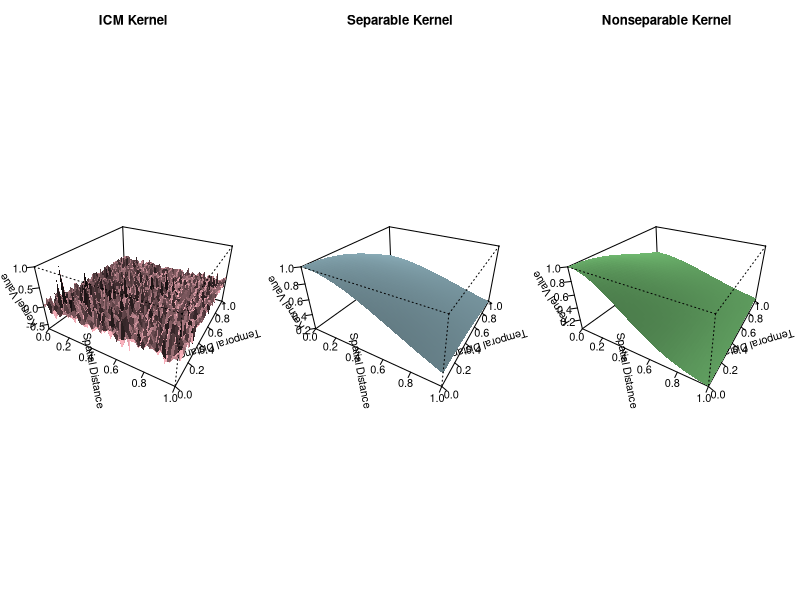
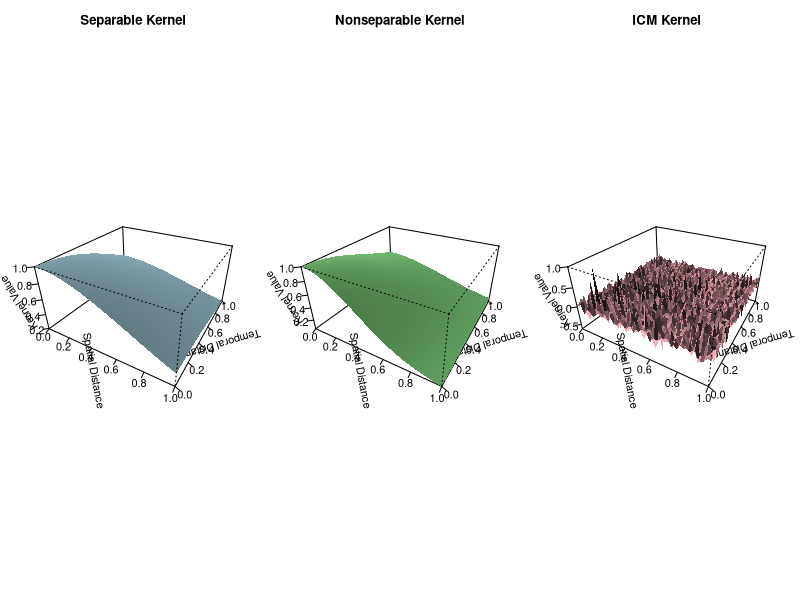

Recreate these plots in R, in order.
# ---------------------------------------------------------------------
# Script: view_kernel_3d.R
# Purpose: Visualize 3D surfaces of different spatiotemporal kernels (Separable, Nonseparable, ICM)
#          for comparison and illustration in the Gaussian Process project
# ---------------------------------------------------------------------

# ---------------------------------------------------------------------
# Set Kernel Parameters
# ---------------------------------------------------------------------
s_lengthscale <- 0.7      # Spatial lengthscale for separable/nonseparable kernels
t_lengthscale <- 0.9      # Temporal lengthscale for all kernels
a <- .9                   # Gneiting kernel parameter
d <- 2                    # Spatial dimension
c <- 3                    # Gneiting kernel parameter
alpha <- 1                # Gneiting kernel parameter
beta <- 1                 # Gneiting kernel parameter
gamma <- 1                # Gneiting kernel parameter
sigma_sep <- 1            # Scale parameter for separable kernel
sigma_nonsep <- 1.0       # Scale parameter for nonseparable kernel
sigma_icm <- 1            # Scale parameter for ICM kernel
J <- 5                    # Number of latent processes for ICM

# Set seed for reproducibility
set.seed(1)

# ---------------------------------------------------------------------
# Generate ICM Kernel Matrix
# ---------------------------------------------------------------------
n_points <- 50  # Number of points in each dimension for the grid
beta_matrix <- matrix(rnorm(n_points * J), nrow = n_points, ncol = J)
K_unit <- beta_matrix %*% t(beta_matrix)

# ---------------------------------------------------------------------
# Create Distance Grids
# ---------------------------------------------------------------------
spatial_dist <- seq(0, 1, length.out = n_points)    # Normalized spatial distances
temporal_dist <- seq(0, 1, length.out = n_points)   # Normalized temporal distances

# Initialize kernel value matrices
K_sep <- K_nonsep <- K_icm <- matrix(0, nrow = length(spatial_dist), ncol = length(temporal_dist))

# ---------------------------------------------------------------------
# Compute Kernel Values for Each Grid Point
# ---------------------------------------------------------------------
for (i in seq_along(spatial_dist)) {
  for (j in seq_along(temporal_dist)) {
    h <- spatial_dist[i]
    u <- temporal_dist[j]
    
    # Separable kernel: product of spatial and temporal RBFs
    K_sep[i,j] <- sigma_sep^2 * exp(-0.5 * (h / s_lengthscale)^2) * 
      exp(-0.5 * (u / t_lengthscale)^2)
    
    # Nonseparable (Gneiting) kernel
    psi_u <- (a * u^(2 * alpha) + 1)
    space_term <- exp(-c * h^(2 * gamma) / psi_u^(beta * gamma))
    time_term <- 1 / psi_u^(beta * d / 2)
    K_nonsep[i, j] <- sigma_nonsep^2 * time_term * space_term
    
    # ICM kernel: latent process structure with temporal RBF
    K_icm[i,j] <- sigma_icm^2 * K_unit[i,j] * exp(-0.5 * (u / t_lengthscale)^2)
  }
}

# Normalize kernel values for visualization
K_sep <- K_sep / max(K_sep)
K_nonsep <- K_nonsep / max(K_nonsep)
K_icm <- K_icm / max(K_icm)

# ---------------------------------------------------------------------
# Plot 3D Kernel Surfaces and Save to PDF and PNG
# ---------------------------------------------------------------------
# Create figures directory if it doesn't exist
dir.create("figures", showWarnings = FALSE)

# Set up the plotting device for PDF
pdf("figures/kernel_comparison_3d_static.pdf", width = 15, height = 5)
par(mfrow = c(1, 3), mar = c(2, 2, 3, 2))  # 1 row, 3 columns

# Common perspective parameters for all plots
theta <- 30  # Rotation angle around z
phi <- 30    # Viewing angle
expand <- 0.5 # Expansion factor for z-axis
ticktype <- "detailed"
nticks <- 5

# Plot ICM Kernel
persp(spatial_dist, temporal_dist, K_icm,
      main = "ICM Kernel",
      xlab = "Spatial Distance",
      ylab = "Temporal Distance",
      zlab = "Kernel Value",
      theta = theta, phi = phi,
      expand = expand,
      ticktype = ticktype,
      nticks = nticks,
      col = "lightpink",
      border = NA,
      shade = 0.5)

# Plot Separable Kernel
persp(spatial_dist, temporal_dist, K_sep,
      main = "Separable Kernel",
      xlab = "Spatial Distance",
      ylab = "Temporal Distance",
      zlab = "Kernel Value",
      theta = theta, phi = phi,
      expand = expand,
      ticktype = ticktype,
      nticks = nticks,
      col = "lightblue",
      border = NA,
      shade = 0.5)

# Plot Nonseparable Kernel
persp(spatial_dist, temporal_dist, K_nonsep,
      main = "Nonseparable Kernel",
      xlab = "Spatial Distance",
      ylab = "Temporal Distance",
      zlab = "Kernel Value",
      theta = theta, phi = phi,
      expand = expand,
      ticktype = ticktype,
      nticks = nticks,
      col = "lightgreen",
      border = NA,
      shade = 0.5)

dev.off()  # Close the PDF device

# Also save as PNG for easy viewing
png("figures/kernel_comparison_3d_static.png", width = 1500, height = 500, res = 100)
par(mfrow = c(1, 3), mar = c(2, 2, 3, 2))

# Plot Separable Kernel
persp(spatial_dist, temporal_dist, K_sep,
      main = "Separable Kernel",
      xlab = "Spatial Distance",
      ylab = "Temporal Distance",
      zlab = "Kernel Value",
      theta = theta, phi = phi,
      expand = expand,
      ticktype = ticktype,
      nticks = nticks,
      col = "lightblue",
      border = NA,
      shade = 0.5)

# Plot Nonseparable Kernel
persp(spatial_dist, temporal_dist, K_nonsep,
      main = "Nonseparable Kernel",
      xlab = "Spatial Distance",
      ylab = "Temporal Distance",
      zlab = "Kernel Value",
      theta = theta, phi = phi,
      expand = expand,
      ticktype = ticktype,
      nticks = nticks,
      col = "lightgreen",
      border = NA,
      shade = 0.5)

# Plot ICM Kernel
persp(spatial_dist, temporal_dist, K_icm,
      main = "ICM Kernel",
      xlab = "Spatial Distance",
      ylab = "Temporal Distance",
      zlab = "Kernel Value",
      theta = theta, phi = phi,
      expand = expand,
      ticktype = ticktype,
      nticks = nticks,
      col = "lightpink",
      border = NA,
      shade = 0.5)

dev.off()  # Close the PNG device

# ---------------------------------------------------------------------
# High-Resolution PNG Export for Publication
# ---------------------------------------------------------------------
library(viridis)  # For color palettes
library(ragg)     # For high-res PNG output

#' Helper function to create a color matrix for surface plots
#' @param z Matrix of values
#' @param palette Color palette function
#' @return Matrix of colors
get_col_matrix <- function(z, palette = colorRampPalette(c("blue", "red"))) {
  z_scaled <- (z - min(z)) / (max(z) - min(z))
  color_index <- round(z_scaled * 99) + 1
  matrix(palette(100)[color_index], nrow = nrow(z), ncol = ncol(z))
}

# Common perspective parameters
theta <- 30
phi <- 30
expand <- 0.5
ticktype <- "detailed"
nticks <- 5

# Export to high-resolution PNG for publication
ragg::agg_png("~/Library/Mobile Documents/com~apple~CloudDocs/Harvard/GPs and CI/code/kernel_demo/figures/fig1_kernel_surfaces.png", width = 4100, height = 1200, res = 300)
par(mfrow = c(1, 3), bg = "white", mar = c(3, 3, 2,2))

# Plot ICM Kernel
persp(spatial_dist, temporal_dist, K_icm,
      col = "darkblue",
      border = "gray80",
      lwd = 0.5,
      shade = .0001,
      main = "Separable ICM-RBF Kernel",
      xlab = "Spatial Distance",
      ylab = "Temporal Distance",
      zlab = "Kernel Value",
      theta = theta, phi = phi,
      expand = expand,
      ticktype = ticktype,
      nticks = nticks,
      cex.lab = 1,
      cex.axis = .8,
      cex.main = 1.4)

# Plot Separable Kernel
persp(spatial_dist, temporal_dist, K_sep,
      col = "darkblue",
      border = "gray80",
      lwd = 0.5,   
      shade = .0001,
      main = "Separable RBF-RBF Kernel",
      xlab = "Spatial Distance",
      ylab = "Temporal Distance",
      zlab = "Kernel Value",
      theta = theta, phi = phi,
      expand = expand,
      ticktype = ticktype,
      nticks = nticks,
      cex.lab = 1,
      cex.axis = .8,
      cex.main = 1.4)

# Plot Nonseparable Kernel
persp(spatial_dist, temporal_dist, K_nonsep,
      col = "darkblue",
      border = "gray80",
      lwd = 0.5,
      shade = .0001,
      main = "Nonseparable Gneiting Kernel",
      xlab = "Spatial Distance",
      ylab = "Temporal Distance",
      zlab = "Kernel Value",
      theta = theta, phi = phi,
      expand = expand,
      ticktype = ticktype,
      nticks = nticks,
      cex.lab = 1,
      cex.axis = .8,
      cex.main = 1.4)

dev.off()
